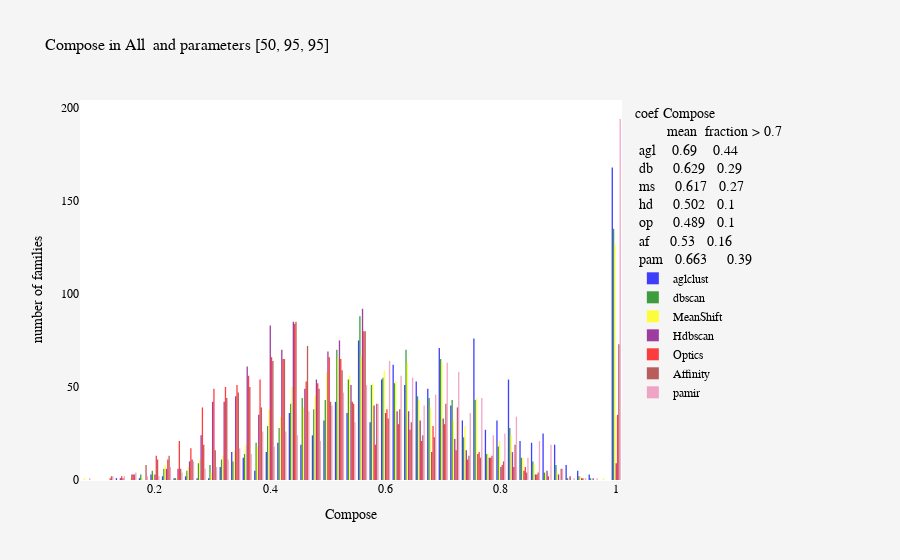

Source (notebook cell):
### Code cell
Hist(part_all, 'C', 'Compose', 'All', val_all)

### Figure 1 — Plotly figure (JSON) as saved in the notebook; plotly's stock layout.template omitted (floating-point values rounded to 4 significant figures; data arrays with more than 128 entries replaced by an {"elided": "..."} marker saying what was removed)
{"data": [{"marker": {"color": "blue"}, "name": "aglclust", "opacity": 0.75, "type": "histogram", "x": {"elided": "1251 float values"}}, {"marker": {"color": "green"}, "name": "dbscan", "opacity": 0.75, "type": "histogram", "x": {"elided": "1251 float values"}}, {"marker": {"color": "yellow"}, "name": "MeanShift", "opacity": 0.75, "type": "histogram", "x": {"elided": "1251 float values"}}, {"marker": {"color": "purple"}, "name": "Hdbscan", "opacity": 0.75, "type": "histogram", "x": {"elided": "1251 float values"}}, {"marker": {"color": "red"}, "name": "Optics", "opacity": 0.75, "type": "histogram", "x": {"elided": "1251 float values"}}, {"marker": {"color": "brown"}, "name": "Affinity", "opacity": 0.75, "type": "histogram", "x": {"elided": "1251 float values"}}, {"marker": {"color": "#EB89B5"}, "name": "pamir", "opacity": 0.75, "type": "histogram", "x": {"elided": "1251 float values"}}], "layout": {"font": {"color": "black", "family": "Verdana", "size": 12}, "legend": {"title": {"text": "coef Compose <br>        mean  fraction > 0.7                          <br> agl    0.69    0.44                          <br> db     0.629   0.29                          <br> ms     0.617   0.27                         <br> hd     0.502   0.1                          <br> op     0.489   0.1                          <br> af     0.53   0.16                          <br> pam   0.663     0.39"}}, "paper_bgcolor": "whitesmoke", "plot_bgcolor": "white", "title": {"font": {"size": 16}, "text": "Compose in All  and parameters [50, 95, 95]"}, "xaxis": {"title": {"text": "Compose"}}, "yaxis": {"title": {"text": "number of families"}}}}
